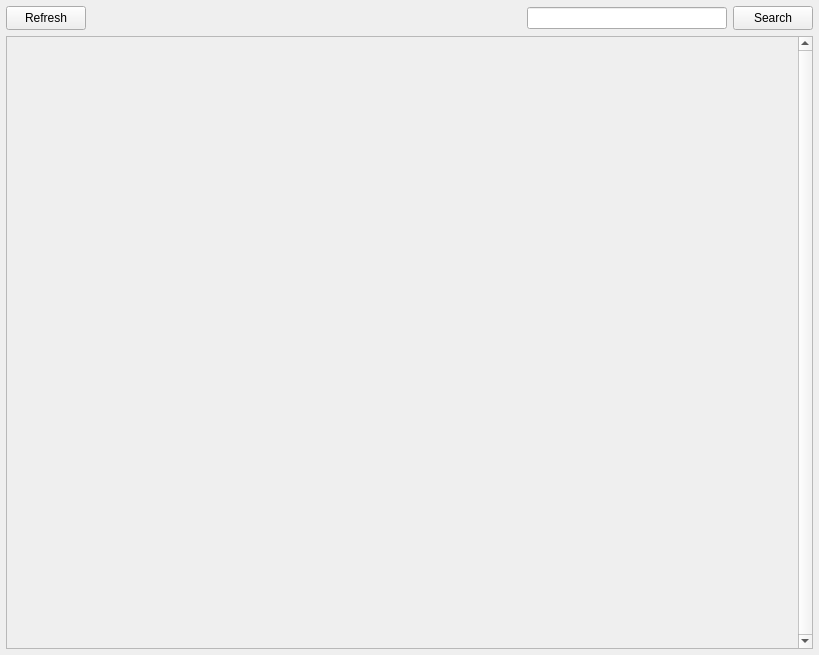
<?xml version="1.0" encoding="UTF-8"?>
<ui version="4.0">
 <class>PageEngineWidget</class>
 <widget class="QWidget" name="PageEngineWidget">
  <property name="geometry">
   <rect>
    <x>0</x>
    <y>0</y>
    <width>819</width>
    <height>655</height>
   </rect>
  </property>
  <layout class="QVBoxLayout" name="verticalLayout">
   <property name="leftMargin">
    <number>6</number>
   </property>
   <property name="topMargin">
    <number>6</number>
   </property>
   <property name="rightMargin">
    <number>6</number>
   </property>
   <property name="bottomMargin">
    <number>6</number>
   </property>
   <item>
    <layout class="QHBoxLayout" name="horizontalLayout" stretch="0,1,1,0">
     <item>
      <widget class="QPushButton" name="refreshButton">
       <property name="minimumSize">
        <size>
         <width>0</width>
         <height>24</height>
        </size>
       </property>
       <property name="maximumSize">
        <size>
         <width>16777215</width>
         <height>24</height>
        </size>
       </property>
       <property name="text">
        <string>Refresh</string>
       </property>
      </widget>
     </item>
     <item>
      <spacer name="horizontalSpacer">
       <property name="orientation">
        <enum>Qt::Horizontal</enum>
       </property>
       <property name="sizeHint" stdset="0">
        <size>
         <width>40</width>
         <height>20</height>
        </size>
       </property>
      </spacer>
     </item>
     <item>
      <widget class="QLineEdit" name="lineEdit">
       <property name="sizePolicy">
        <sizepolicy hsizetype="Preferred" vsizetype="Fixed">
         <horstretch>0</horstretch>
         <verstretch>0</verstretch>
        </sizepolicy>
       </property>
       <property name="minimumSize">
        <size>
         <width>200</width>
         <height>0</height>
        </size>
       </property>
       <property name="maximumSize">
        <size>
         <width>200</width>
         <height>16777215</height>
        </size>
       </property>
      </widget>
     </item>
     <item>
      <widget class="QPushButton" name="searchButton">
       <property name="minimumSize">
        <size>
         <width>0</width>
         <height>24</height>
        </size>
       </property>
       <property name="maximumSize">
        <size>
         <width>16777215</width>
         <height>24</height>
        </size>
       </property>
       <property name="text">
        <string>Search</string>
       </property>
      </widget>
     </item>
    </layout>
   </item>
   <item>
    <widget class="QScrollArea" name="scrollArea">
     <property name="verticalScrollBarPolicy">
      <enum>Qt::ScrollBarAlwaysOn</enum>
     </property>
     <property name="horizontalScrollBarPolicy">
      <enum>Qt::ScrollBarAlwaysOff</enum>
     </property>
     <property name="widgetResizable">
      <bool>true</bool>
     </property>
     <widget class="QWidget" name="scrollAreaWidgetContents">
      <property name="geometry">
       <rect>
        <x>0</x>
        <y>0</y>
        <width>788</width>
        <height>609</height>
       </rect>
      </property>
     </widget>
    </widget>
   </item>
  </layout>
 </widget>
 <resources>
  <include location="../Resources/BaseClient.qrc"/>
 </resources>
 <connections/>
</ui>
